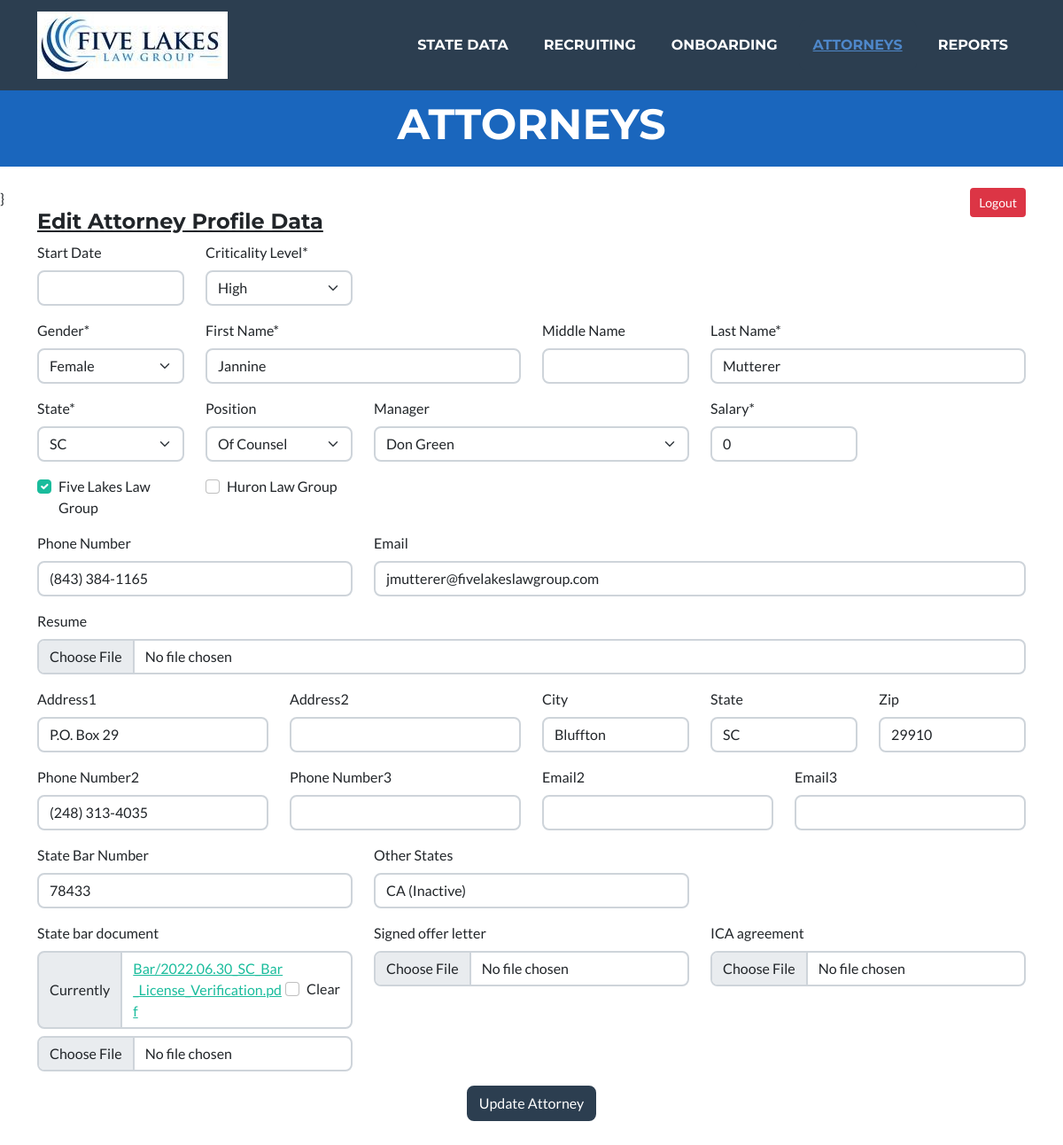
Page /attorneys/edit_attorney_profile/26/ (signed in) on the earlier database version.
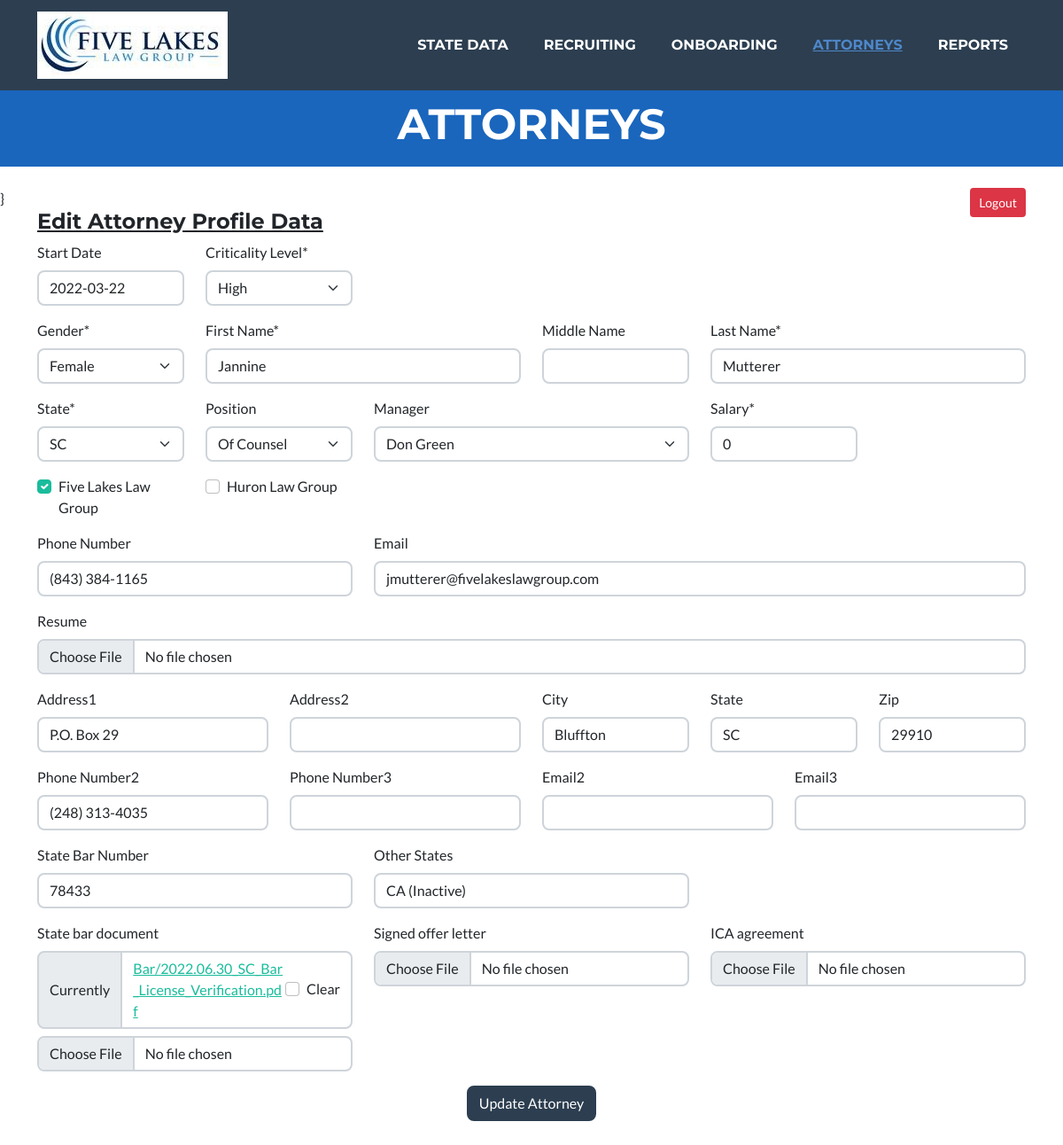
Same page on the later database version.
### attorneys/models.py (models this page shows, shortened)
class Employee(models.Model):
    class Meta:
        verbose_name = "Employee"
        verbose_name_plural = "Employees"
    states = State.objects.order_by('state_abbrev')
    STATE_CHOICES = []
    for state in states:
        each_state = (state.state_abbrev, state.state_abbrev)
        STATE_CHOICES.append(each_state)
    states_list = State.objects.all().order_by('manager')
    temp_list = []
    for state in states_list:
        temp_list.append(state.manager)
    manager_list = list(OrderedDict.fromkeys(temp_list))
    MANAGER_OPTIONS = []
    for manager in manager_list:
        each_manager = (manager, manager)
        MANAGER_OPTIONS.append(each_manager)
    EMPLOYMENT_OPTIONS = [
        ('Full-Time', 'Full-Time'),
        ('Part-Time', 'Part-Time'),
        ('Of Counsel', 'Of Counsel'),
        ('Floater', 'Floater'),
    ]
    SOURCE_OPTIONS = [
        ('Indeed', 'Indeed'),
        ('Linked In', 'Linked In'),
        ('Recruiter', 'Recruiter'),
        ('Employee Referral', 'Employee Referral'),
    ]
    FIRM_OPTIONS = [
        ('Huron Law Group', 'Huron Law Group'),
        ('Five Lakes Law Group', 'Five Lakes Law Group'),
    ]
    GENDER_CHOICES = [
        ('Male', 'Male'),
        ('Female', 'Female')
    ]
    STEP_CHOICES = [
        ('New Resume', 'New Resume'),
        ('Interview1', 'Interview1'),
        ('Interview2', 'Interview2'),
        ('Final', 'Final'),
        ('Open File', 'Open File')
    ]
    PRIORITY_CHOICES = [
        ('Critical', 'Critical'),
        ('High', 'High'),
        ('Medium', 'Medium'),
        ('Low', 'Low'),
    ]
    employee_id = models.BigAutoField("Employee ID", primary_key=True)
    is_active = models.BooleanField("Is Active", default=True, blank=True, null=True)
    state_abbrev = models.CharField("State", max_length=25,
        choices = STATE_CHOICES, blank=False, null=True)
    position = models.CharField("Position", max_length=25,
        choices = EMPLOYMENT_OPTIONS, blank=True, null=False, default="Full-Time")
    salary = models.CharField("Salary", max_length=10, default = "80,000", blank=False, null=False)
    manager = models.CharField("Manager", max_length=50,
        choices = MANAGER_OPTIONS, blank=True, null=False, default="")
    gender = models.CharField("Gender", max_length=10,
        choices = GENDER_CHOICES, blank=False, null=True)
    first_name = models.CharField("First Name", max_length=25, blank=False, null=False)
    middle_name = models.CharField("Middle Name", max_length=25, blank=True, null=False)
    last_name = models.CharField("Last Name", max_length=25, blank=False, null=False)
    phone = models.CharField("Phone Number", max_length=15, blank=True, null=True)
    email = models.EmailField("Email", max_length=254, blank=True, null=True)
    five_lakes_firm = models.BooleanField("Five Lakes Law Group", default=True)
    huron_firm = models.BooleanField("Huron Law Group", default=False)
    resume = models.FileField(upload_to='resumes/', blank=True, null=True)
    hire_date = models.DateField("Start Date", max_length=255, blank=True, null=True)
    start_date = models.DateField("Start Date", max_length=255, blank=True, null=True)
    onboarding_step = models.CharField("Last Name", max_length=50, blank=True, null=True)
    onboarding_complete = models.BooleanField("Onboarding Complete", default=False)
    priority = models.CharField("Criticality Level", max_length=10,
        choices = PRIORITY_CHOICES, default="Low", blank=False, null=True)
    prev_page = models.CharField("Last Name", max_length=100, blank=True, null=True)

### attorneys/views.py (the view)
# urls.py: path('edit_attorney_profile/<pk>/', views.edit_attorney_profile, name="edit_attorney_profile"),
@login_required(login_url=reverse_lazy('login'))
def edit_attorney_profile(request, pk=None, prev_page=None):
    context = {'title': 'Attorneys'}
    attorney_data1 = Employee.objects.get(employee_id=pk)
    attorney_data2 = Employee_More_Model.objects.get_or_create(employee_id=pk)
    context.update({'attorney': attorney_data1})
    context.update({'attorney2': attorney_data2[0]})
    if request.method == "POST":
        form1 = Edit_EmployeeForm1(request.POST, request.FILES, instance=attorney_data1)
        form2 = Employee_More_Form(request.POST, request.FILES, instance=attorney_data2[0])
        if form1.is_valid() and form2.is_valid():
            obj1 = form1.save(commit=False)
            print(obj1.prev_page)
            if obj1.resume is None:
                obj1.instance.resume = attorney_data1.resume
            obj1.save()
            form2.save()
            attorney_data1 = Employee.objects.get(employee_id=pk)
            if attorney_data1.prev_page:
                return redirect(attorney_data1.prev_page)
        return HttpResponseRedirect(reverse_lazy('attorneys'))
    else: # GET
        attorney_data1 = Employee.objects.get(employee_id=pk)
        attorney_data1.prev_page = request.META.get('HTTP_REFERER')
        attorney_data1.save()
        context.update({'attorney_data1': attorney_data1})
        context.update({'attorney_data2': attorney_data2[0]})
        AttorneyForm1 = Edit_EmployeeForm1(instance=attorney_data1)
        AttorneyForm2 = Employee_More_Form(instance=attorney_data2[0])
        context.update({'attorneyForm1': AttorneyForm1})
        context.update({'attorneyForm2': AttorneyForm2})
        return render(request, 'templates/attorneys/edit_attorney_profile.html', context)

### FiveLakes/templates/attorneys/edit_attorney_profile.html (shortened to what this page needs)
{% extends 'templates/index.html' %}
{% load crispy_forms_tags %}
{% load static %}
{% block menu %}
<div class="collapse navbar-collapse" id="navbarResponsive">
    <ul class="navbar-nav ms-auto">
        <li class="nav-item mx-0 mx-lg-1"><a class="nav-link py-3 px-0 px-lg-3 rounded" href="{% url 'states' %}">State Data</a></li>
        <li class="nav-item mx-0 mx-lg-1"><a class="nav-link py-3 px-0 px-lg-3 rounded" href="{% url 'recruiting' %}">Recruiting</a></li>
        <li class="nav-item mx-0 mx-lg-1"><a class="nav-link py-3 px-0 px-lg-3 rounded" href="{% url 'onboarding' %}">Onboarding</a></li>
        <li class="nav-item mx-0 mx-lg-1"><a class="nav-link py-3 px-0 px-lg-3 rounded active" href="{% url 'attorneys' %}">Attorneys</a></li>
        <li class="nav-item mx-0 mx-lg-1"><a class="nav-link py-3 px-0 px-lg-3 rounded" href="#reports">Reports</a></li>
    </ul>
</div>
{% endblock menu %}
{% block header %}
<header class="masthead bg-primary text-white text-center">
    <div class="container d-flex align-items-center flex-column">
        <h4 class="masthead-heading text-uppercase mb-0">Attorneys</h4>
    </div>
</header>
{% endblock header %}
{% block content %}}
    <div class="container">
        <h4><u>Edit Attorney Profile Data</u></h4>
    </div>
    <div class="container">
      <form method="post" enctype="multipart/form-data">
        <div class="form-selection">
            {% crispy attorneyForm1 %}
            {% crispy attorneyForm2 %}
        </div>
        <div style="text-align: center">
            <button type="submit" class="btn btn-secondary">Update Attorney</button>
        </div>
      </form>
    <br><br>
{% endblock content %}

Differences in the rows shown:
changed Employee "High": start_date (not shown) → "2022-03-22"
